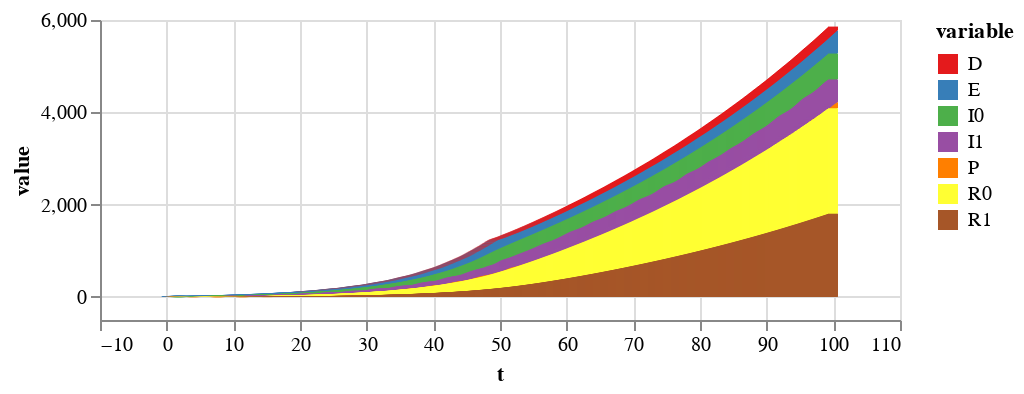

Notebook code cell kept with this figure:
### Code cell
alt.Chart(plot_values, height=150).mark_bar().encode(
    x='t',
    y=alt.Y('value', stack=True),
    color=alt.Color('variable', scale=alt.Scale(scheme="set1"))
).properties(
).interactive()

### Figure 1 — Vega-Lite specification as saved in the notebook (floating-point values rounded to 4 significant figures; data arrays with more than 128 entries replaced by an {"elided": "..."} marker saying what was removed)
{"$schema": "https://vega.github.io/schema/vega-lite/v3.4.0.json", "config": {"mark": {"tooltip": null}, "view": {"height": 300, "width": 400}}, "data": {"name": "data-bf077608b439e0ade2cdb477b050b1f9"}, "datasets": {"data-bf077608b439e0ade2cdb477b050b1f9": {"elided": "4669 records"}}, "encoding": {"color": {"field": "variable", "scale": {"scheme": "set1"}, "type": "nominal"}, "x": {"field": "t", "type": "quantitative"}, "y": {"field": "value", "stack": true, "type": "quantitative"}}, "height": 150, "mark": "bar", "selection": {"selector020": {"bind": "scales", "encodings": ["x", "y"], "type": "interval"}}}
